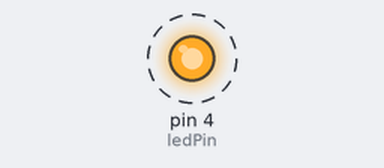
This sketch was run on a simulated Arduino Uno, built with avr-gcc and run on an emulated ATmega328P. Shown: output pins drawn as LEDs (lit = HIGH). Dashed ring = blinking.

Above: at 0.5 s.
Timing chart, 0 to 4.6 s (numbered marks = the images above):
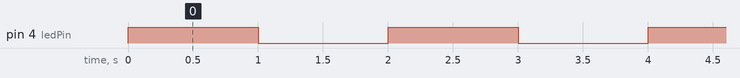

The sketch:

sketch_nov28a.ino
```cpp
// Include the required library
#include <Arduino.h>

// Define the GPIO pin
const int ledPin = 4;

void setup() {
  // Set the LED pin as an output
  pinMode(ledPin, OUTPUT);
}

void loop() {
  // Turn the LED on
  digitalWrite(ledPin, HIGH);

  // Wait for 1 second
  delay(1000);

  // Turn the LED off
  digitalWrite(ledPin, LOW);

  // Wait for another 1 second
  delay(1000);
}
```

Measured:
- by itself, pin 4 (ledPin): alternates HIGH for 1.0 s and LOW for 1.0 s
